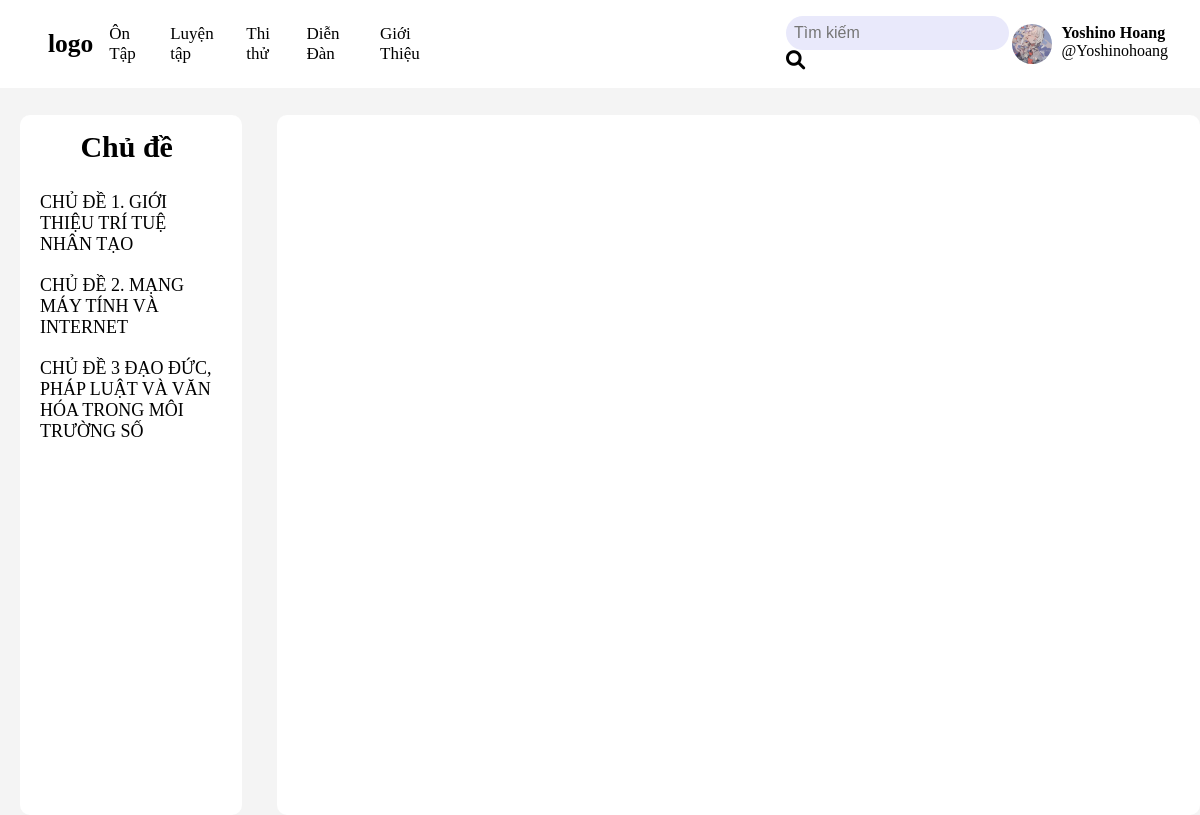
The app's page /on_tap (signed in), older data.
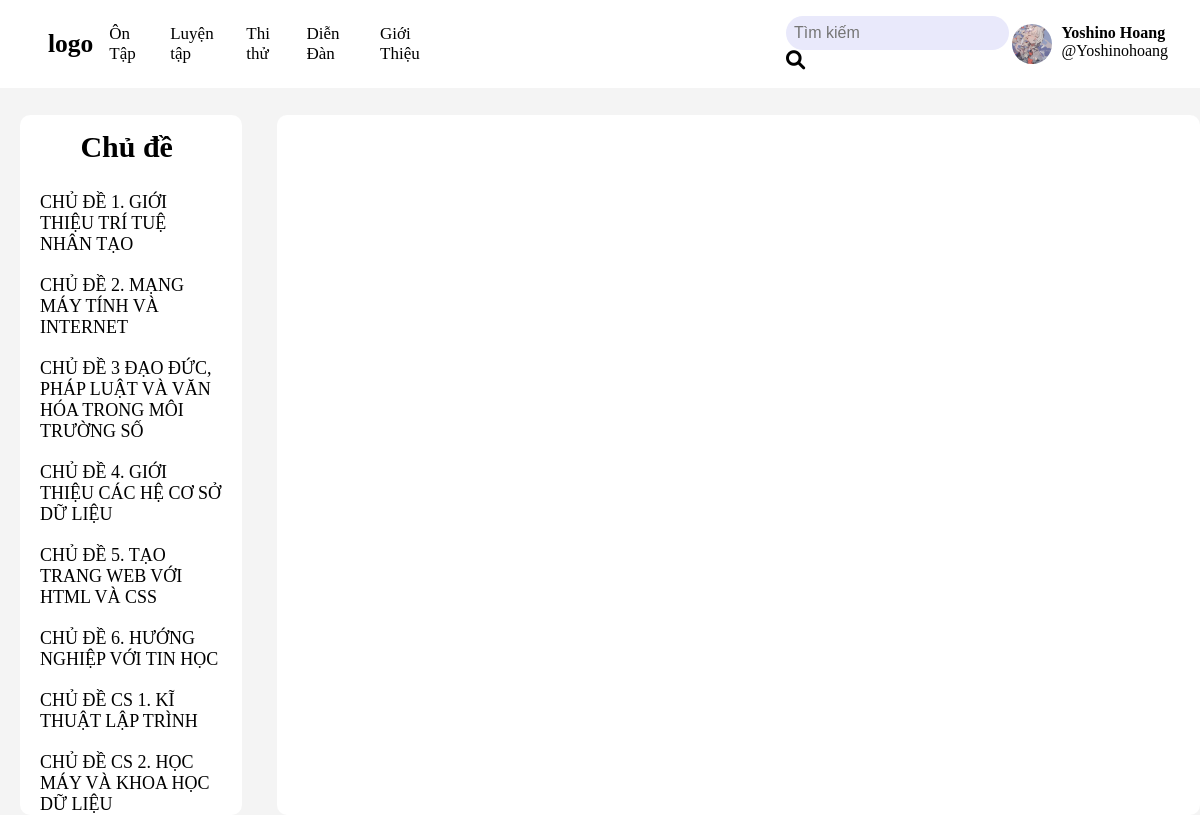
The same page, newer data.
### base/models.py (models this page shows, shortened)
class bai_hoc(models.Model):
    name = models.CharField(max_length=2000)
    noi_dung = models.TextField()
    file_di_kem = models.FileField(blank=True)

### base/views.py (the view)
# urls.py: path('on_tap', views.bai_hoc_i, name='on_tap'),
def bai_hoc_i(request):
    all_lesson  = bai_hoc.objects.all()
    context={'all_lesson': all_lesson}
    return render(request, "base/bai_hoc.html",context)

### base/templates/base/bai_hoc.html (shortened to what this page needs)
<!DOCTYPE html>
<html>
<head>
    {% load static %}
    {% if request.session.theme == 'dark' %}
    <link rel="stylesheet" href="{% static 'styles/dark.css' %}">
    <link rel="stylesheet" href="{% static 'styles/b_dark.css' %}">
    {% else %}
    <link rel="stylesheet" href="{% static 'styles/light.css' %}">
    <link rel="stylesheet" href="{% static 'styles/b_light.css' %}">
    {% endif %}
</head>
<body>
    {% include 'navbar.html' %}
    <div class="midlle_section_1">
        <div class="lesson_choice">
            <h3>Chủ đề</h3>
            <br>
                {%for bai in all_lesson%}
                <div class="lc">
                    <a href="{%url 'bai' bai.id %}">{{bai.name}}</a>
                </div>
                {%endfor%}
        </div>
        <div class="noi_dung">
            <div class="nd">
                <h3>{{ten}}</h3>
            </div>
        </div>
    </div>
</body>
</html>

Row changes from the older to the newer data that the page shows:
added bai_hoc: name "CHỦ ĐỀ 4. GIỚI THIỆU CÁC HỆ CƠ SỞ DỮ LIỆU"
added bai_hoc: name "CHỦ ĐỀ 5. TẠO TRANG WEB VỚI HTML VÀ CSS"
added bai_hoc: name "CHỦ ĐỀ 6. HƯỚNG NGHIỆP VỚI TIN HỌC"
added bai_hoc: name "CHỦ ĐỀ CS 1. KĨ THUẬT LẬP TRÌNH"
added bai_hoc: name "CHỦ ĐỀ CS 2. HỌC MÁY VÀ KHOA HỌC DỮ LIỆU"
